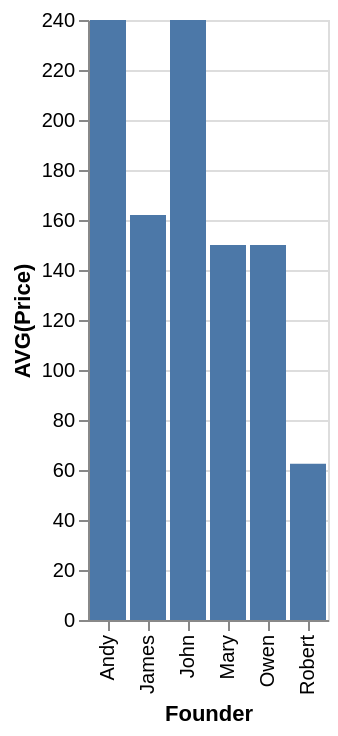

The Vega-Lite source for this figure:
### Vega-Lite specification from a JSON file in a GitHub repository (floating-point values rounded to 4 significant figures)
{"data": {"values": [{"x_data": "Andy", "y_data": 240}, {"x_data": "James", "y_data": 162}, {"x_data": "John", "y_data": 240}, {"x_data": "Mary", "y_data": 150}, {"x_data": "Owen", "y_data": 150}, {"x_data": "Robert", "y_data": 62.5}]}, "mark": "bar", "encoding": {"x": {"field": "x_data", "type": "nominal", "title": "Founder", "sort": "ascending"}, "y": {"field": "y_data", "type": "quantitative", "title": "AVG(Price)"}}}
